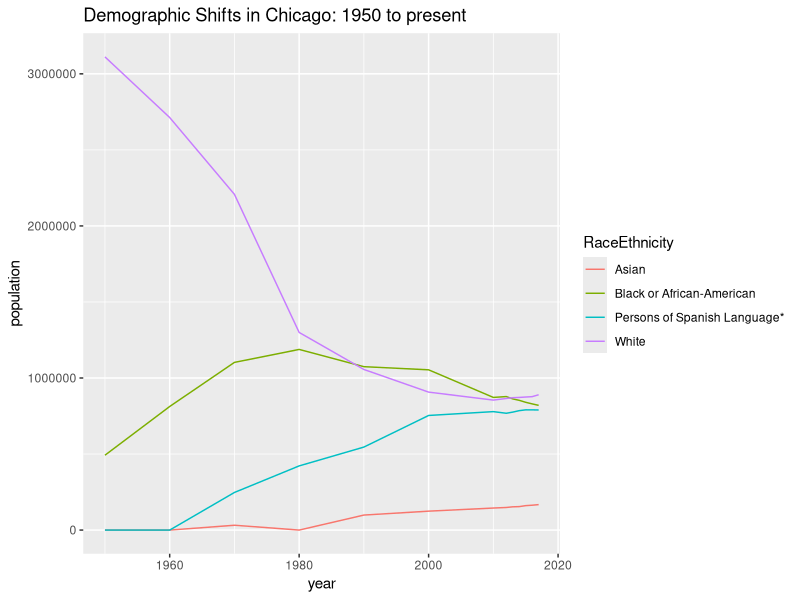
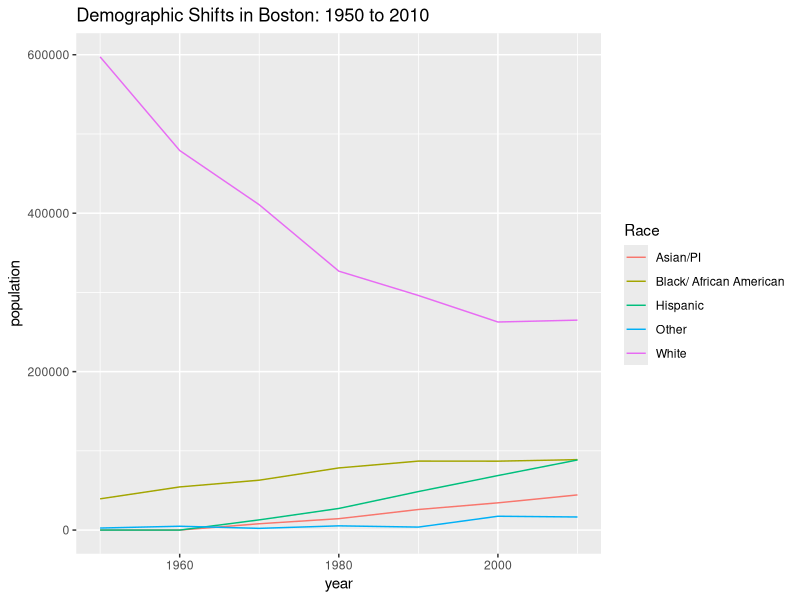

These charts were generated, in order, by the following R code:
## ---- chunk 1
knitr::opts_chunk$set(
  message = FALSE, warning = FALSE, fig.width = 16/2, fig.height = 9/2
)
library(tidyverse)
library(readr)
library(sf)
library(RColorBrewer)
options(scipen =999)
## ---- chunk 2


race_chicago <- read.csv("RaceDataUntidy.csv", 
check.names=FALSE) %>% 
  pivot_longer(names_to = "year", 
               values_to = "population", 
               cols = -c(RaceEthnicity, Neighborhood)) %>%
  mutate_if(is.factor, as.character) %>% 
  transform(year = as.numeric(year)) %>% 
  filter(RaceEthnicity 
  %in% c("White", "Black or African-American",
  "Asian", "Persons of Spanish Language*") & year >= "1950") %>%
  mutate(Neighborhood = 
  str_replace_all(Neighborhood, " ", "")) %>% 
  transform(population = 
  as.numeric(gsub(",", "", population)))

race_boston_numerical <- read.csv(
"BostonRaceUntidy.csv", check.names = FALSE) %>% 
  pivot_longer(names_to = "year", 
               values_to = "population", 
               cols = -c( Race, Neighborhood ) ) %>% 
  mutate_if(is.factor, as.character) %>% 
  transform(year = as.numeric(year)) %>% 
  transform(population = 
  as.numeric(gsub(",", "", population))) %>% 
  group_by(year, Race) %>% 
  summarize(population = sum(population, na.rm = TRUE))

race_chi_numerical <- race_chicago %>% 
  group_by(year, RaceEthnicity) %>% 
  summarize(population = sum(population, na.rm = TRUE))
## ---- chunk 3

ggplot(data = race_chi_numerical, mapping = aes(x = year, y = population, color = RaceEthnicity))+ geom_line() + 
  labs(title = "Demographic Shifts in Chicago: 1950 to present")

ggplot(data = race_boston_numerical, mapping = aes(x = year, y = population, color = Race)) + geom_line() + 
  labs(title = "Demographic Shifts in Boston: 1950 to 2010")
